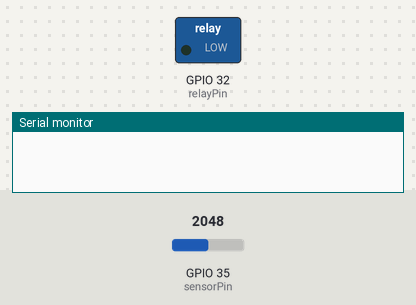
The sketch below on a simulated ESP32. Shown: switched loads named in the sketch (green lamp = pin HIGH), the last lines printed to the serial monitor. The test bench sets the inputs (shaded band); at power-on: GPIO 35 (sensorPin) = 2048. WiFi joins after 1.5 s; servers stay silent unless stated; random numbers use the default seed unless the sketch sets one; no MQTT or app messages arrive unless stated.

Above: at 0.0 s.
At 5.7 s:
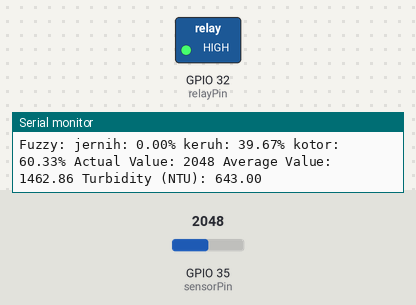
5.8 s: GPIO 35 (sensorPin) set to 1053
8.8 s: GPIO 35 (sensorPin) set to 950
Timing chart, 0 to 11.8 s (numbered marks = the images above; inputs shaded):
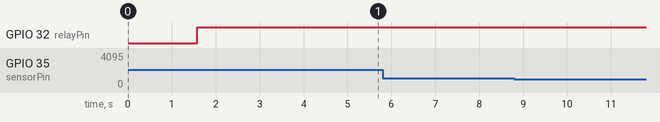

The sketch:

Sistem_Filtrasi.ino
```cpp
#include <WiFi.h>
#include <PubSubClient.h>
#define sensorPin 35
#define relayPin 32
#define ssid "Realme Note 50"
#define password ""
#define mqtt_server "broker.emqx.io"

WiFiClient espClient;
PubSubClient client(espClient);

unsigned long lastTime = 0;
unsigned long lastMsg = 0;
int sensorData[50];
float NTU;
float jernih, keruh, kotor;
int e = 0;
int thr = 95;

float AMembershipFunction(float x, float a, float b, float c)
{
  if(x < a) return 1;
  else if((x >= a) and (x <= b)) return 1;
  else if((x > b) and (x < c)) return (c - x) / (c - b);
  else return 0;
}

float BMembershipFunction(float x, float a, float b, float c)
{
  if((x > a) and (x <= b)) return (x - a) / (b - a);
  else if((x > b) and (x < c)) return (c - x) / (c - b);
  else return 0;
}

float CMembershipFunction(float x, float a, float b, float c)
{
  if((x > a) and (x < b)) return (x - a) / (b - a);
  else if((x >= b) and (x <= c)) return 1;
  else if(x > c) return 1;
  else return 0;
}

void fuzzify(float x, float& low, float& mid, float& high)
{
  low = AMembershipFunction(x, 0, 10, 100) * 100;
  mid = BMembershipFunction(x, 10, 100, 1000) * 100;
  high = CMembershipFunction(x, 100, 1000, 4000) * 100;
}

void setup_wifi() {
  delay(10);
  // We start by connecting to a WiFi network
  Serial.println();
  Serial.print("Connecting to ");
  Serial.println(ssid);

  WiFi.mode(WIFI_STA);
  WiFi.begin(ssid, password);

  while (WiFi.status() != WL_CONNECTED) {
    delay(500);
    Serial.print(".");
  }

  Serial.println("");
  Serial.println("WiFi connected");
  Serial.println("IP address: ");
  Serial.println(WiFi.localIP());
}

void callback(char* topic, byte* payload, unsigned int length) {
  // Serial.print("Message arrived [");
  // Serial.print(topic);
  // Serial.print("] ");

  String data;
  for (int i = 0; i < length; i++) {
    data += (char)payload[i];
  }

  data.trim();

  if(String(topic) == "unsika/filtrasi/esp/switch") {
    if (data == "ON") {
      digitalWrite(relayPin, HIGH);
      Serial.println("Relay ON");
    } else if (data == "OFF") {
      digitalWrite(relayPin, LOW);
      Serial.println("Relay OFF");
    }
  }
  if(String(topic) == "unsika/filtrasi/esp/error") {
    e = data.toInt();
  }
  if(String(topic) == "unsika/filtrasi/esp/thershold") {
    thr = data.toInt();
  }
}

void reconnect() {
  // Loop until we're reconnected
  while (!client.connected()) {
    Serial.print("Attempting MQTT connection...");
    // Create a random client ID
    String clientId = "ESP32Client-";
    clientId += String(random(0xffff), HEX);

    // Attempt to connect
    if (client.connect(clientId.c_str())) {
      Serial.println("connected");
      client.subscribe("unsika/filtrasi/esp/#");
    } else {
      Serial.print("failed, rc=");
      Serial.print(client.state());
      Serial.println(" try again in 5 seconds");
      delay(5000);
    }
  }
}

void setup() {
  Serial.begin(9600);
  setup_wifi();
  client.setServer(mqtt_server, 1883);
  client.setCallback(callback);
  pinMode(sensorPin, INPUT);
  pinMode(relayPin, OUTPUT);
}

void loop() {
  if (!client.connected()) {
    reconnect();
  }
  client.loop();

  if((millis() - lastTime) > 30) {
    float averageValue = 0;
    sensorData[0] = analogRead(sensorPin);
    for(int i=49; i>0; i--) {
      sensorData[i] = sensorData[i-1];
      averageValue = averageValue + sensorData[i];
    }
    averageValue = averageValue/49;

    NTU = map(averageValue, 0, 4095, 1000, 0) + e;

    fuzzify(NTU, jernih, keruh, kotor);
    (jernih>thr) ? digitalWrite(relayPin, LOW): digitalWrite(relayPin, HIGH);

    Serial.print("Fuzzy: ");
    Serial.print("jernih: "+String(jernih)+"% " + "keruh: "+String(keruh)+"% " + "kotor: "+String(kotor)+"% ");
    Serial.print("Actual Value: ");
    Serial.print(analogRead(sensorPin));
    Serial.print(" Average Value: ");
    Serial.print(averageValue);
    Serial.print(" Turbidity (NTU): ");
    Serial.println(NTU);

    lastTime = millis();
  }

  if((millis() - lastMsg) > 2000) {
    // Convert the value to a char array
    char ntuString[8];
    dtostrf(NTU, 1, 2, ntuString);

    char jernihString[8], keruhString[8], kotorString[8];
    dtostrf(jernih, 1, 2, jernihString);
    dtostrf(keruh, 1, 2, keruhString);
    dtostrf(kotor, 1, 2, kotorString);

    client.publish("unsika/filtrasi/esp/turbidity", ntuString);

    client.publish("unsika/filtrasi/esp/jernih", jernihString);
    client.publish("unsika/filtrasi/esp/keruh", keruhString);
    client.publish("unsika/filtrasi/esp/kotor", kotorString);

    lastMsg = millis();
  }
}
```
